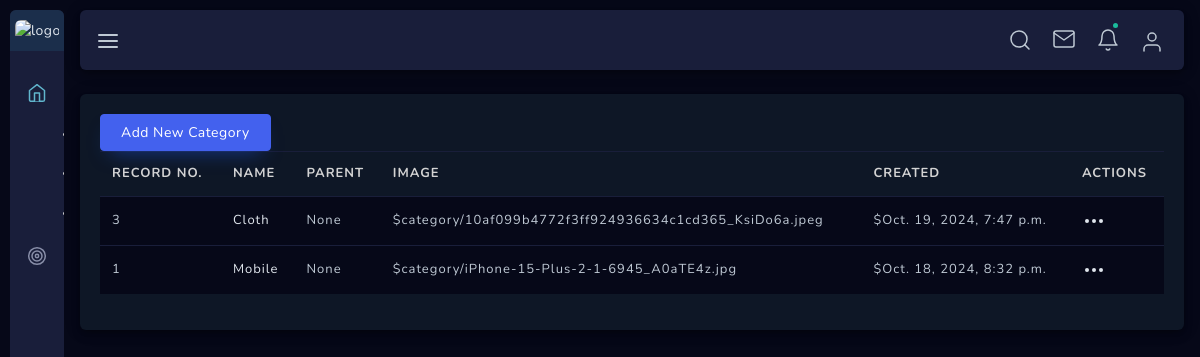
/dashboard/categories/ (signed in), run on the app's committed database.
### store/models.py (models this page shows, shortened)
class Category(models.Model):
    name = models.CharField(max_length=50, blank=False, null=False)
    image = models.ImageField(upload_to="category", blank=True, null=True)
    parent = models.ForeignKey(
        "self", related_name="children", on_delete=models.CASCADE, blank=True, null=True)
    created = models.DateTimeField(auto_now_add=True)
    class Meta:
        ordering = ['-created']
        verbose_name_plural = 'Categories'

### dashboard/views.py (the view)
# urls.py: path('categories/', views.CategoryListView.as_view(), name='category'),
class CategoryListView(ListView):
    model = Category
    template_name = 'dashboard/category_list.html'
    context_object_name = 'categories'

### notification/templatetags/notification.py (called while the page is built)
@register.filter
def notification(user):
    if user.is_authenticated:
        try:
            user_obj = UserObj.objects.get(user=user)
        except UserObj.DoesNotExist:
            return None  # Return None if the user doesn't have a UserObj
        notification = Notification.objects.filter(userobj=user_obj, is_read=False).order_by('-id')
        if notification.exists():
            return notification
        else:
            return None
    else:
        return None

### templates/dashboard/category_list.html (shortened to what this page needs)
{% extends 'dashboard/base.html' %}
{% block body %}
    <div class="main-container sidebar-closed sbar-open" id="container">
        {% include 'dashboard/sidebar.html' %}
        <div id="content" class="main-content">
            <div class="layout-px-spacing">
                <div class="row" id="cancel-row">
                    <div class="col-xl-12 col-lg-12 col-sm-12 layout-top-spacing layout-spacing">
                        <div class="widget-content widget-content-area br-6">
                            <a class="btn btn-primary" href={% url 'dashboard:add_new_category' %}>Add New Category</a>
                            <table id="invoice-list" class="table table-hover" style="width:100%">
                                <thead>
                                    <tr>
                                        <th class="checkbox-column"> Record no. </th>
                                        <th>Name</th>
                                        <th>Parent</th>
                                        <th>Image</th>
                                        <th>Created</th>
                                        <th>Actions</th>
                                    </tr>
                                </thead>
                                <tbody>
                                {% for category in categories %}
                                    <tr>
                                        <td class="checkbox-column"> {{category.id}} </td>
                                        <td>
                                            <div class="d-flex">
                                                <p class="align-self-center mb-0 user-name"> {{category.name}} </p>
                                            </div>
                                        </td>
                                        <td><span class="inv-email"> {{category.parent}}</span></td>
                                        <td><span class="inv-date"> ${{category.image}} </span></td>
                                        <td><span class="inv-amount">${{category.created}}</span></td>
                                        <td>
                                            <div class="dropdown">
                                                <a class="dropdown-toggle" href="#" role="button" id="dropdownMenuLink2" data-toggle="dropdown" aria-haspopup="true" aria-expanded="true">
                                                </a>
                                            </div>
                                        </td>
                                    </tr>
                                {% endfor %}
                                </tbody>
                            </table>
                        </div>
                    </div>
                </div>
            </div>
        </div>
    </div>
{% endblock body %}

### static/user_profile/assets/css/dashboard/dash_1.css (style rules this page uses)
.layout-spacing { padding-bottom: 25px; }

### static/user_profile/assets/css/users/user-profile.css (style rules this page uses)
.widget-content-area { -webkit-box-shadow: 0 6px 10px 0 rgba(0, 0, 0, 0.14), 0 1px 18px 0 rgba(0, 0, 0, 0.12), 0 3px 5px -1px rgba(0, 0, 0, 0.2); -moz-box-shadow: 0 6px 10px 0 rgba(0, 0, 0, 0.14), 0 1px 18px 0 rgba(0, 0, 0, 0.12), 0 3px 5px -1px rgba(0, 0, 0, 0.2); box-shadow: 0 6px 10px 0 rgba(0, 0, 0, 0.14), 0 1px 18px 0 rgba(0, 0, 0, 0.12), 0 3px 5px -1px rgba(0, 0, 0, 0.2); }
.layout-spacing { padding-bottom: 25px; }

### static/user_profile/assets/css/users/account-setting.css (style rules this page uses)
.layout-spacing { padding-bottom: 25px; }

### static/user_profile/assets/css/main.css (style rules this page uses)
html { min-height: 100%; }
body { color: #888ea8; height: 100%; font-size: 0.875rem; background: #f1f2f3; overflow-x: hidden; overflow-y: auto; letter-spacing: 0.0312rem; font-family: 'Nunito', sans-serif; }
p { margin-top: 0; margin-bottom: 0.625rem; color: #515365; }
a { color: #e0e6ed; outline: none; }
.dropdown-toggle:after, .dropup .dropdown-toggle::after, .dropright .dropdown-toggle::after, .dropleft .dropdown-toggle::before { display: none; }
.btn { padding: 0.4375rem 1.25rem; text-shadow: none; font-size: 14px; color: #3b3f5c; font-weight: normal; white-space: normal; word-wrap: break-word; transition: .2s ease-out; touch-action: manipulation; cursor: pointer; background-color: #f1f2f3; box-shadow: 0px 5px 20px 0 rgba(0, 0, 0, 0.1); will-change: opacity, transform; transition: all 0.3s ease-out; -webkit-transition: all 0.3s ease-out; }
.btn-primary { color: #fff !important; background-color: #4361ee !important; border-color: #4361ee; box-shadow: 0 10px 20px -10px rgba(27, 85, 226, 0.59); }
.table > tbody > tr > td { vertical-align: middle; color: #515365; font-size: 13px; letter-spacing: 1px; }
.table > thead > tr > th { color: #4361ee; font-weight: 700; font-size: 13px; letter-spacing: 1px; text-transform: uppercase; }
.table thead th { vertical-align: bottom; border-bottom: none; }
.table { background-color: #0e1726; }
.table > thead > tr > th { color: #d3d3d3; }
.table > tbody > tr > td { color: #bfc9d4; }
.table.table-hover tbody tr { background-color: #060818; }
.table td, .table th, .table thead th { border-color: #191e3a !important; }
.br-6 { border-radius: 6px !important; }

### static/user_profile/assets/css/structure.css (style rules this page uses)
html { min-height: 100%; }
body { color: #888ea8; height: 100%; font-size: 0.875rem; background: #060818; overflow-x: hidden; overflow-y: auto; letter-spacing: 0.0312rem; font-family: 'Nunito', sans-serif; }
p { margin-top: 0; margin-bottom: 0.625rem; color: #e0e6ed; }
.main-container { min-height: 100vh; display: -webkit-box; display: -ms-flexbox; display: flex; -webkit-box-orient: horizontal; -webkit-box-direction: normal; -ms-flex-direction: row; flex-direction: row; -ms-flex-wrap: wrap; flex-wrap: wrap; -webkit-box-pack: start; -ms-flex-pack: start; justify-content: flex-start; padding: 10px 0 0 10px; }
#content { width: 50%; flex-grow: 8; margin-top: 59px; margin-bottom: 0; margin-left: 255px; }
.layout-top-spacing { margin-top: 25px; }
.layout-spacing { padding-bottom: 40px; }
.layout-px-spacing { padding: 0 16px !important; }
.widget-content-area { padding: 20px; position: relative; background-color: #0e1726; border-bottom-left-radius: 6px; border-bottom-right-radius: 6px; }
.sidebar-closed > #content { margin-left: 54px; }

### data on the page
Category: id "3", name "Cloth", parent "None", image "category/10af099b4772f3ff924936634c1cd365_KsiDo6a.jpeg", created "Oct. 19, 2024, 7:47 p.m."
Category: id "1", name "Mobile", parent "None", image "category/iPhone-15-Plus-2-1-6945_A0aTE4z.jpg", created "Oct. 18, 2024, 8:32 p.m."
